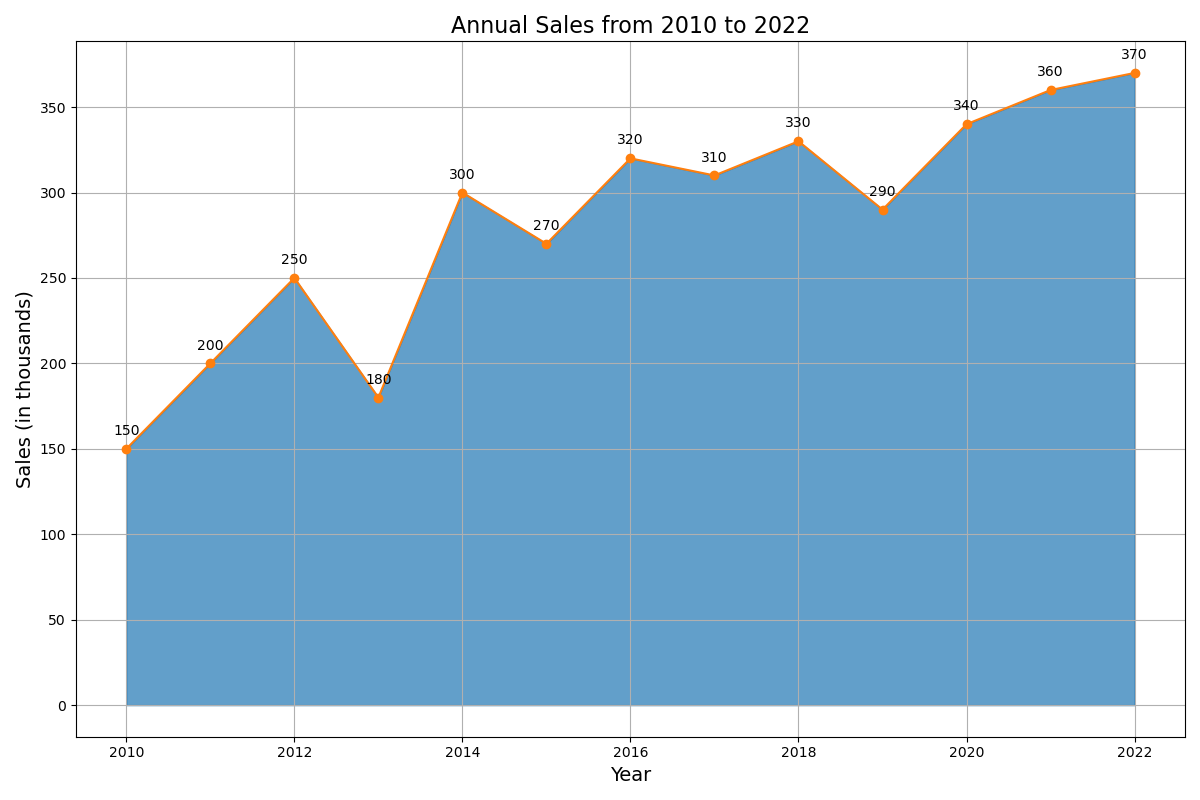

This figure's Python source:

import matplotlib.pyplot as plt
import pandas as pd

data = {
    'Year': [2010, 2011, 2012, 2013, 2014, 2015, 2016, 2017, 2018, 2019, 2020, 2021, 2022],
    'Sales': [150, 200, 250, 180, 300, 270, 320, 310, 330, 290, 340, 360, 370]
}

df = pd.DataFrame(data)

plt.figure(figsize=(12, 8))
plt.fill_between(df['Year'], df['Sales'], color='#1f77b4', alpha=0.7)
plt.plot(df['Year'], df['Sales'], color='#ff7f0e', marker='o')

plt.title('Annual Sales from 2010 to 2022', fontsize=16)
plt.xlabel('Year', fontsize=14)
plt.ylabel('Sales (in thousands)', fontsize=14)

for i, txt in enumerate(df['Sales']):
    plt.annotate(txt, (df['Year'][i], df['Sales'][i]), textcoords="offset points", xytext=(0,10), ha='center')

plt.grid(True)
plt.tight_layout()
plt.show()
